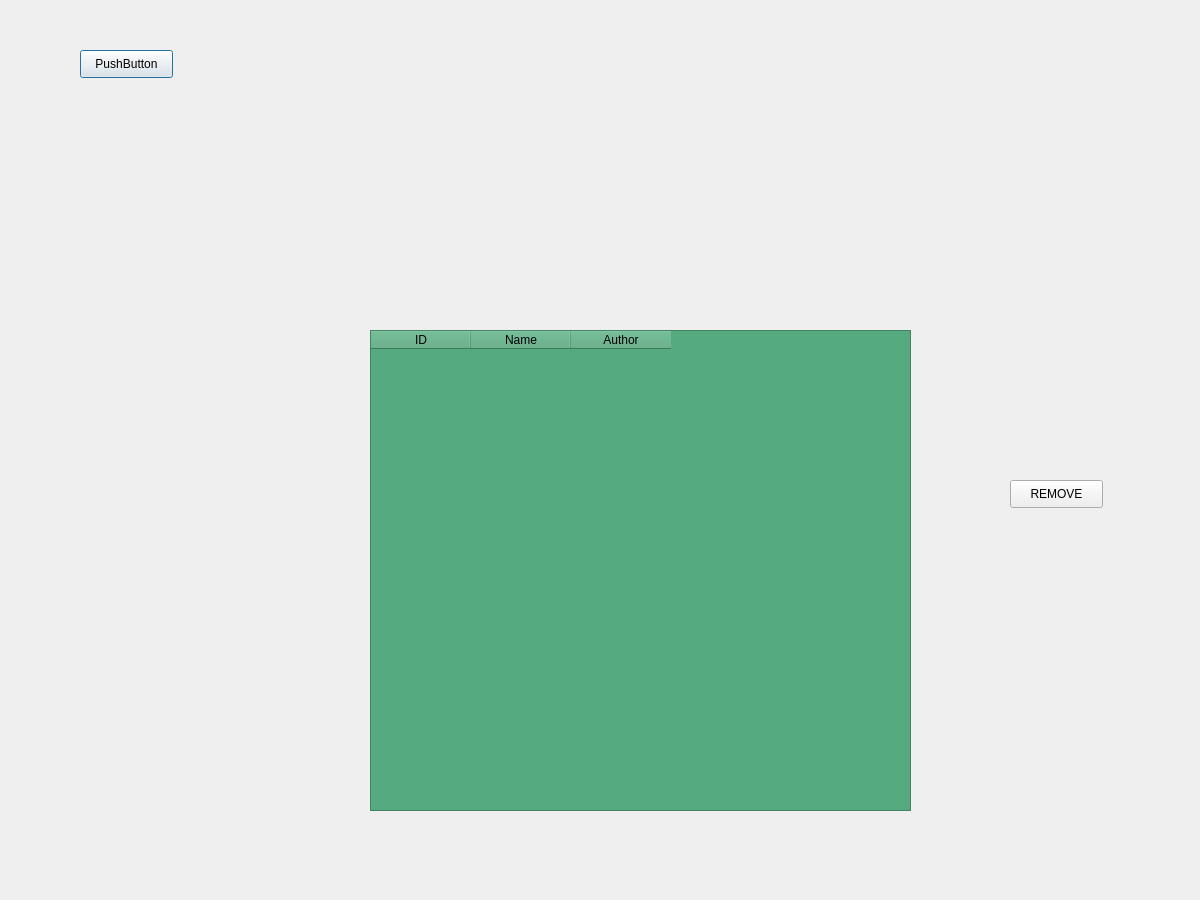
<?xml version="1.0" encoding="UTF-8"?>
<ui version="4.0">
 <class>Dialog</class>
 <widget class="QDialog" name="Dialog">
  <property name="geometry">
   <rect>
    <x>0</x>
    <y>0</y>
    <width>1200</width>
    <height>900</height>
   </rect>
  </property>
  <property name="sizePolicy">
   <sizepolicy hsizetype="Fixed" vsizetype="Fixed">
    <horstretch>0</horstretch>
    <verstretch>0</verstretch>
   </sizepolicy>
  </property>
  <property name="minimumSize">
   <size>
    <width>1200</width>
    <height>900</height>
   </size>
  </property>
  <property name="maximumSize">
   <size>
    <width>1200</width>
    <height>900</height>
   </size>
  </property>
  <property name="windowTitle">
   <string>Dialog</string>
  </property>
  <widget class="QPushButton" name="backButton">
   <property name="geometry">
    <rect>
     <x>80</x>
     <y>50</y>
     <width>93</width>
     <height>28</height>
    </rect>
   </property>
   <property name="text">
    <string>PushButton</string>
   </property>
  </widget>
  <widget class="QTableWidget" name="tableWidget">
   <property name="geometry">
    <rect>
     <x>370</x>
     <y>330</y>
     <width>541</width>
     <height>481</height>
    </rect>
   </property>
   <property name="styleSheet">
    <string notr="true">background-color: rgb(85, 170, 127);</string>
   </property>
   <property name="alternatingRowColors">
    <bool>true</bool>
   </property>
   <property name="selectionMode">
    <enum>QAbstractItemView::SingleSelection</enum>
   </property>
   <property name="selectionBehavior">
    <enum>QAbstractItemView::SelectRows</enum>
   </property>
   <attribute name="horizontalHeaderCascadingSectionResizes">
    <bool>false</bool>
   </attribute>
   <column>
    <property name="text">
     <string>ID</string>
    </property>
   </column>
   <column>
    <property name="text">
     <string>Name</string>
    </property>
   </column>
   <column>
    <property name="text">
     <string>Author</string>
    </property>
   </column>
  </widget>
  <widget class="QPushButton" name="removeButton">
   <property name="geometry">
    <rect>
     <x>1010</x>
     <y>480</y>
     <width>93</width>
     <height>28</height>
    </rect>
   </property>
   <property name="text">
    <string>REMOVE</string>
   </property>
  </widget>
 </widget>
 <resources/>
 <connections/>
</ui>
